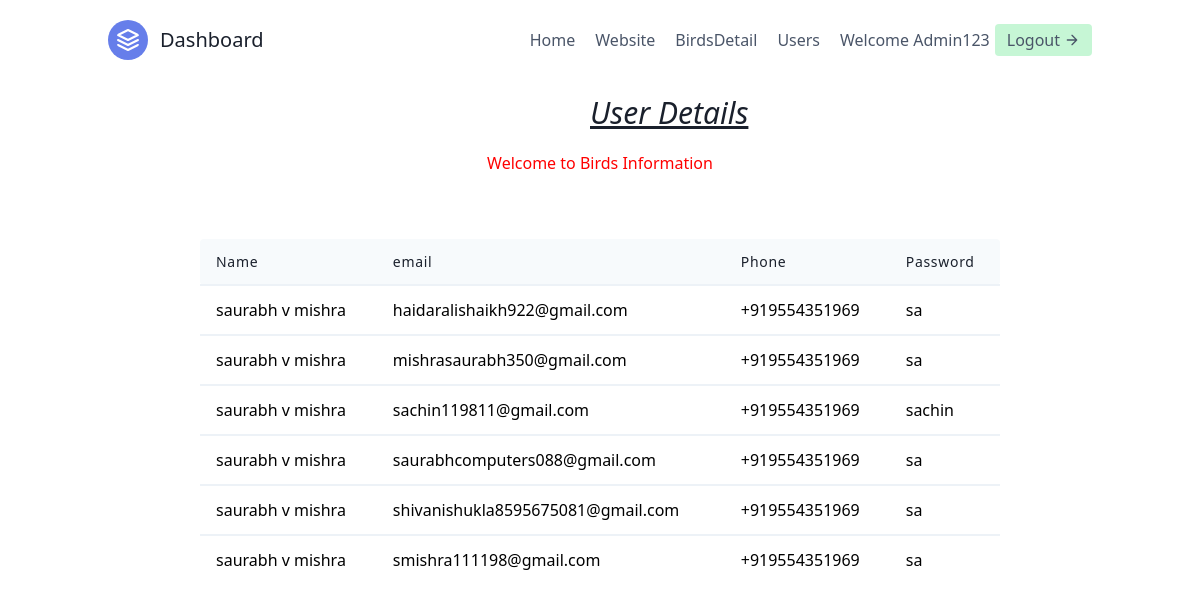
Page /users.php (signed in) on the committed database.
### tables this page shows
CREATE TABLE `user_master` (
  `name` text NOT NULL,
  `email` varchar(50) NOT NULL,
  `phone` varchar(15) NOT NULL,
  `password` varchar(20) NOT NULL
);

### main_db.php (called while the page is built, shortened)
<?php
class Connection
{
    private $con;
    function __construct()
    {
        $dns = "mysql:host=localhost;dbname=birdsInfo;charset:UTF8";
        try
        {
            $this->con = new PDO($dns,"root","");
        }
        catch(PDOException $e)
        {
            echo $e->getMessage();
        }
    }
    function DisplayUser()
    {
        $query = "select * from user_master";
        $stmt = $this->con->prepare($query);
        try
        {
            $stmt->execute();
            $r = $stmt->fetchAll();
        }
        catch(PDOException $e)
        {
            echo $e->getMessage();
        }
        return $r;
    }
}
?>

### users.php (the view)
<?php include('dashboardBase.php') ?>
<?php require 'main_db.php'; ?>
<h1 class="sm:text-3xl text-2xl font-medium title-font mb-4 text-gray-900" style="margin-left: 590px;
    margin-top: 10px;"><i><u>User Details</u></i></h1>
      <?php
        if(isset($_SESSION['msg']))
        {
          echo "<center><p style='color:red;'>".$_SESSION['msg']."</p></center>";
        }
        else
        {
          echo "<center><p style='color:red;'>Welcome to Birds Information</p></center>";
        }
      ?>
<?php
if($_SESSION['admin'])
{
    $obj = new Connection();
    $r = $obj->DisplayUser();
    if($r)
    {
        echo "<div class='lg:w-2/3 w-full mx-auto overflow-auto' style='margin-top:64px;'>
            <table class='table-auto w-full text-left whitespace-no-wrap'>";
        echo "<thead><tr>
                <th class='px-4 py-3 title-font tracking-wider font-medium text-gray-900 text-sm bg-gray-100 rounded-tl rounded-bl'>Name</th>
                <th class='px-4 py-3 title-font tracking-wider font-medium text-gray-900 text-sm bg-gray-100'>email</th>
                <th class='px-4 py-3 title-font tracking-wider font-medium text-gray-900 text-sm bg-gray-100'>Phone</th>
                <th class='px-4 py-3 title-font tracking-wider font-medium text-gray-900 text-sm bg-gray-100 rounded-tr rounded-br'>Password</th>
                </tr></thead><tbody>";
        foreach($r as $v)
        {
            echo "<tr>
                    <td class='border-t-2 border-gray-200 px-4 py-3'>$v[0]</td>
                    <td class='border-t-2 border-gray-200 px-4 py-3'>$v[1]</td>
                    <td class='border-t-2 border-gray-200 px-4 py-3'>$v[2]</td>
                    <td class='border-t-2 border-gray-200 px-4 py-3'>$v[3]</td>
                </tr></tbody>";
        }
        echo "</tbody></table></div>";
    }
}
?>

### rows in the picture
user_master: name "saurabh v mishra", email "haidaralishaikh922@gmail.com", phone "+919554351969", password "sa"
user_master: name "saurabh v mishra", email "mishrasaurabh350@gmail.com", phone "+919554351969", password "sa"
user_master: name "saurabh v mishra", email "sachin119811@gmail.com", phone "+919554351969", password "sachin"
user_master: name "saurabh v mishra", email "saurabhcomputers088@gmail.com", phone "+919554351969", password "sa"
user_master: name "saurabh v mishra", email "shivanishukla8595675081@gmail.com", phone "+919554351969", password "sa"
user_master: name "saurabh v mishra", email "smishra111198@gmail.com", phone "+919554351969", password "sa"

### other values in the picture
$_SESSION['admin'] "Admin123"
